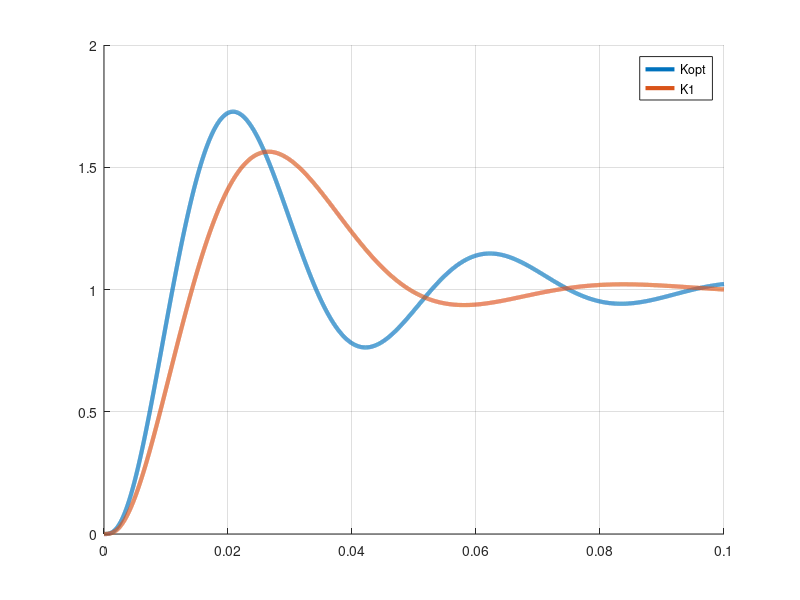

Write the MATLAB code that produced this figure.
a = 13; b = 13; c = 19; d = 10;
e = 18; f = 13; g = 15; h =14;
s = tf('s');
SN = 33908354;
%SHAWN WAS HERE
%Table1 Values
Nominal_voltage = 12; NL_Current = (250+(10*a))*1E-3; 
Terminal_Resistance = 0.2; Terminal_Inductance = 0.5*1E-3;
Rotor_Inertia = (100+b)*1E-7; Speed_Constant = 600+(10*c);

Torque_Constant = 1/(Speed_Constant*pi/30);
Back_EMF = Nominal_voltage-NL_Current*Terminal_Resistance;
NL_speed = Back_EMF/Torque_Constant;
Bm = NL_Current*Torque_Constant/(NL_speed);

%Table2 Values
CF = 100+(10*a);
H = 2*CF/(s+2*CF);

%Table3 Values
JL = (a+b+c)*1E-6; BL = (d+e+f)*1E-6; KL1 = 2*1E-3; KL2 = (3*g)*1E-3;
Jcomb = JL+Rotor_Inertia; Bcomb = BL+Bm;
%Table4 Values
DC_gain = b; wn = (a*b*c*d); zeta = d/10;
num = DC_gain*wn^2;
den = [1 2*zeta*wn wn^2];
Amp_TF = tf(num,den);

Matrix_A = [0 1 0;...
        -KL1*KL2/((KL1+KL2)*Jcomb) -Bcomb/Jcomb Torque_Constant/Jcomb;...
        0 -Torque_Constant/Terminal_Inductance -Terminal_Resistance/Terminal_Inductance];

Matrix_B = [0;0;1/Terminal_Inductance];

Matrix_C = [1 0 0];

Matrix_D = [0];

phi_matrix = inv((s*eye(3)-Matrix_A));
TF_matrix = (Matrix_C*phi_matrix*Matrix_B+Matrix_D);

G = Amp_TF*TF_matrix;
GH = G*H;

%margin(GH);
z1 = 24.45698; z2 = 24.45698;
PID_Dynamics = 2*CF/(z1*z2)*((s+z1)*(s+z2))/(s*(s+2*CF));
[x1,x2,x3,x4] = margin(PID_Dynamics*G*H);

%Part3 
GXO = x4; PX0 = x3;
[p31,p32,p33,p34] = margin(0.683*PID_Dynamics*G*H);
K1 = 0.683;
%figure(1)
%margin(PID_Dynamics*G*H)

Ko = 1/(abs(freqresp(PID_Dynamics*G*H,100)));

%Part4
%{
figure(1)
rla(PID_Dynamics*G*H);
figure(2)
nyqlog(K1*PID_Dynamics*G*H)
%}

%Part5
K_master = x1/2;
Closed_Loop = K_master*PID_Dynamics*G/(1+K_master*PID_Dynamics*G*H);

[values2 time2] = step((Ko*PID_Dynamics*G)/(1+(Ko*PID_Dynamics*G*H)));
[values1 time1] = step(Closed_Loop,time2);
figure(2)
hold on
grid on
plot(time1, values1, 'LineWidth', 3)
plot(time2,values2,'LineWidth', 3)
legend('Kopt', 'K1')
hold off

%Part6
K = K_master;
Kp = (z1+z2)/(z1*z2)-1/(2*CF);
Ki = 1;
Kd = 1/(z1*z2)-Kp/(2*CF);



